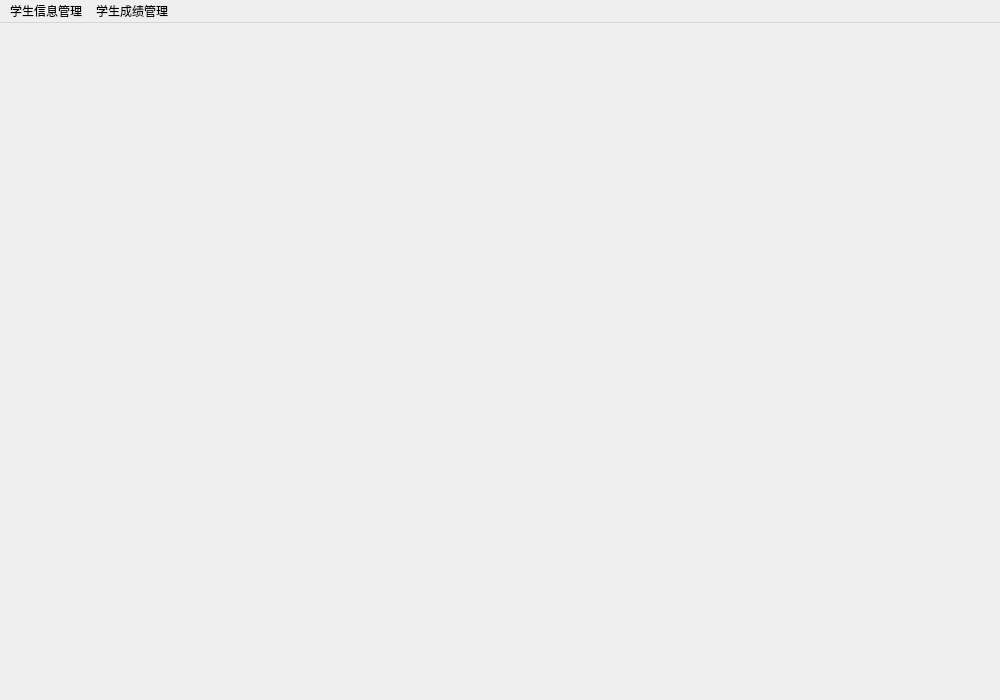
<?xml version="1.0" encoding="UTF-8"?>
<ui version="4.0">
 <class>AdminWindow</class>
 <widget class="QMainWindow" name="AdminWindow">
  <property name="geometry">
   <rect>
    <x>0</x>
    <y>0</y>
    <width>1000</width>
    <height>700</height>
   </rect>
  </property>
  <property name="windowTitle">
   <string>管理员窗口</string>
  </property>
  <widget class="QWidget" name="centralwidget">
   <layout class="QVBoxLayout" name="verticalLayout">
    <item>
     <widget class="QStackedWidget" name="stackedWidget"/>
    </item>
   </layout>
  </widget>
  <widget class="QMenuBar" name="menubar">
   <property name="geometry">
    <rect>
     <x>0</x>
     <y>0</y>
     <width>1000</width>
     <height>22</height>
    </rect>
   </property>
   <widget class="QMenu" name="menu_student">
    <property name="title">
     <string>学生信息管理</string>
    </property>
    <addaction name="action_add_student"/>
    <addaction name="action_delete_student"/>
    <addaction name="action_edit_student"/>
    <addaction name="action_query_student"/>
   </widget>
   <widget class="QMenu" name="menu_grade">
    <property name="title">
     <string>学生成绩管理</string>
    </property>
    <addaction name="action_add_grade"/>
    <addaction name="action_delete_grade"/>
    <addaction name="action_edit_grade"/>
    <addaction name="action_query_grade"/>
   </widget>
   <addaction name="menu_student"/>
   <addaction name="menu_grade"/>
  </widget>
  <action name="action_add_student">
   <property name="text">
    <string>添加学生信息</string>
   </property>
  </action>
  <action name="action_delete_student">
   <property name="text">
    <string>删除学生信息</string>
   </property>
  </action>
  <action name="action_edit_student">
   <property name="text">
    <string>修改学生信息</string>
   </property>
  </action>
  <action name="action_query_student">
   <property name="text">
    <string>查询学生信息</string>
   </property>
  </action>
  <action name="action_add_grade">
   <property name="text">
    <string>添加学生成绩</string>
   </property>
  </action>
  <action name="action_delete_grade">
   <property name="text">
    <string>删除学生成绩</string>
   </property>
  </action>
  <action name="action_edit_grade">
   <property name="text">
    <string>修改学生成绩</string>
   </property>
  </action>
  <action name="action_query_grade">
   <property name="text">
    <string>查询学生成绩</string>
   </property>
  </action>
 </widget>
 <resources/>
 <connections/>
</ui>
